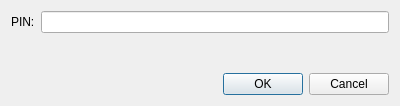
<?xml version="1.0" encoding="UTF-8"?>
<ui version="4.0">
 <class>DialogCreateRoom</class>
 <widget class="QDialog" name="DialogCreateRoom">
  <property name="geometry">
   <rect>
    <x>0</x>
    <y>0</y>
    <width>400</width>
    <height>106</height>
   </rect>
  </property>
  <property name="windowTitle">
   <string>Dialog</string>
  </property>
  <layout class="QVBoxLayout" name="verticalLayout">
   <item>
    <layout class="QFormLayout" name="formLayout">
     <item row="0" column="0">
      <widget class="QLabel" name="label">
       <property name="text">
        <string>PIN:</string>
       </property>
      </widget>
     </item>
     <item row="0" column="1">
      <widget class="QLineEdit" name="lineEdit_PIN"/>
     </item>
    </layout>
   </item>
   <item>
    <widget class="QDialogButtonBox" name="buttonBox">
     <property name="orientation">
      <enum>Qt::Horizontal</enum>
     </property>
     <property name="standardButtons">
      <set>QDialogButtonBox::Cancel|QDialogButtonBox::Ok</set>
     </property>
    </widget>
   </item>
  </layout>
 </widget>
 <resources/>
 <connections>
  <connection>
   <sender>buttonBox</sender>
   <signal>accepted()</signal>
   <receiver>DialogCreateRoom</receiver>
   <slot>accept()</slot>
   <hints>
    <hint type="sourcelabel">
     <x>248</x>
     <y>254</y>
    </hint>
    <hint type="destinationlabel">
     <x>157</x>
     <y>274</y>
    </hint>
   </hints>
  </connection>
  <connection>
   <sender>buttonBox</sender>
   <signal>rejected()</signal>
   <receiver>DialogCreateRoom</receiver>
   <slot>reject()</slot>
   <hints>
    <hint type="sourcelabel">
     <x>316</x>
     <y>260</y>
    </hint>
    <hint type="destinationlabel">
     <x>286</x>
     <y>274</y>
    </hint>
   </hints>
  </connection>
 </connections>
</ui>
